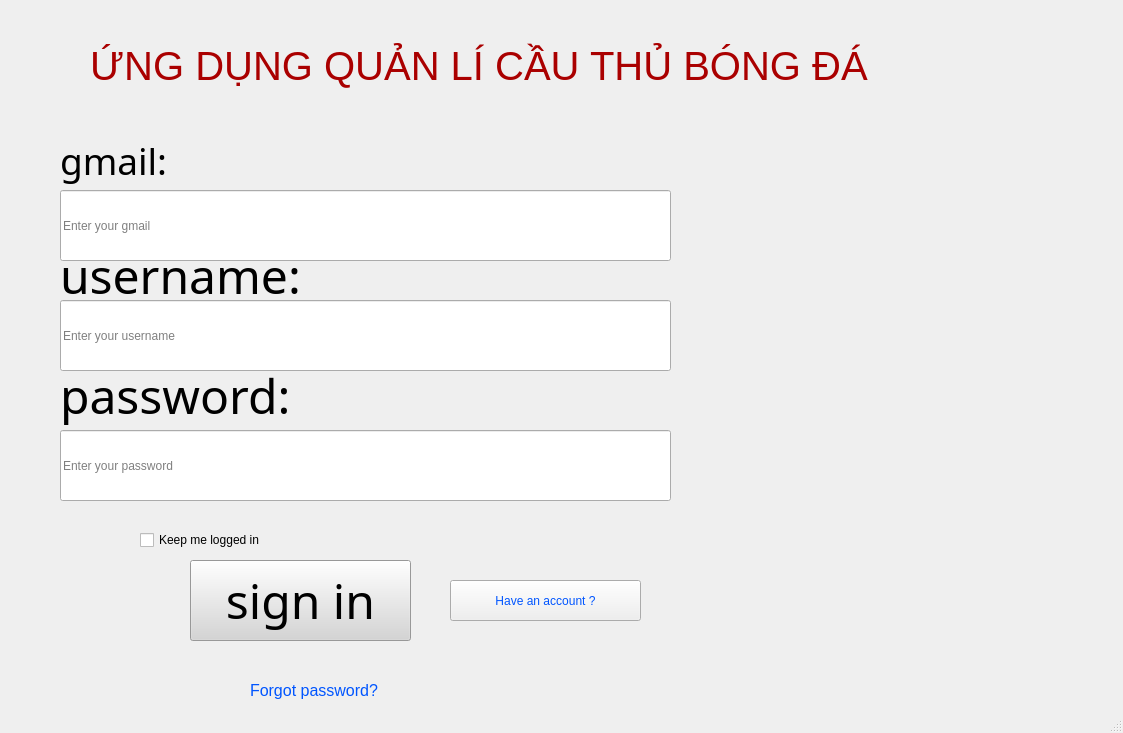
<?xml version="1.0" encoding="UTF-8"?>
<ui version="4.0">
 <class>MainWindow</class>
 <widget class="QMainWindow" name="MainWindow">
  <property name="geometry">
   <rect>
    <x>0</x>
    <y>0</y>
    <width>1123</width>
    <height>733</height>
   </rect>
  </property>
  <property name="windowTitle">
   <string>MainWindow</string>
  </property>
  <widget class="QWidget" name="centralwidget">
   <widget class="QLabel" name="label">
    <property name="geometry">
     <rect>
      <x>60</x>
      <y>230</y>
      <width>491</width>
      <height>91</height>
     </rect>
    </property>
    <property name="font">
     <font>
      <family>Agency FB</family>
      <pointsize>36</pointsize>
      <weight>50</weight>
      <italic>false</italic>
      <bold>false</bold>
      <underline>false</underline>
      <strikeout>false</strikeout>
      <kerning>false</kerning>
     </font>
    </property>
    <property name="text">
     <string>username:</string>
    </property>
   </widget>
   <widget class="QLabel" name="label_2">
    <property name="geometry">
     <rect>
      <x>60</x>
      <y>360</y>
      <width>511</width>
      <height>71</height>
     </rect>
    </property>
    <property name="font">
     <font>
      <family>Agency FB</family>
      <pointsize>36</pointsize>
      <weight>50</weight>
      <bold>false</bold>
     </font>
    </property>
    <property name="mouseTracking">
     <bool>false</bool>
    </property>
    <property name="text">
     <string>password:</string>
    </property>
   </widget>
   <widget class="QPushButton" name="pushButton">
    <property name="geometry">
     <rect>
      <x>190</x>
      <y>560</y>
      <width>221</width>
      <height>81</height>
     </rect>
    </property>
    <property name="font">
     <font>
      <family>Agency FB</family>
      <pointsize>36</pointsize>
     </font>
    </property>
    <property name="styleSheet">
     <string notr="true">color: rgb(0, 0, 0);
background-color: rgb(213, 213, 213);</string>
    </property>
    <property name="text">
     <string>sign in</string>
    </property>
   </widget>
   <widget class="QLabel" name="label_6">
    <property name="geometry">
     <rect>
      <x>250</x>
      <y>670</y>
      <width>191</width>
      <height>41</height>
     </rect>
    </property>
    <property name="font">
     <font>
      <pointsize>12</pointsize>
     </font>
    </property>
    <property name="styleSheet">
     <string notr="true">color: rgb(0, 85, 255);</string>
    </property>
    <property name="text">
     <string>Forgot password?</string>
    </property>
   </widget>
   <widget class="QLabel" name="label_9">
    <property name="geometry">
     <rect>
      <x>60</x>
      <y>130</y>
      <width>191</width>
      <height>61</height>
     </rect>
    </property>
    <property name="font">
     <font>
      <family>Agency FB</family>
      <pointsize>28</pointsize>
     </font>
    </property>
    <property name="text">
     <string>gmail:</string>
    </property>
   </widget>
   <widget class="QLabel" name="label_3">
    <property name="geometry">
     <rect>
      <x>710</x>
      <y>150</y>
      <width>401</width>
      <height>261</height>
     </rect>
    </property>
    <property name="styleSheet">
     <string notr="true">image: url(:/siuu/de-bruyne-mobile-3495-1630061475.jpg);</string>
    </property>
    <property name="text">
     <string/>
    </property>
    <property name="pixmap">
     <pixmap>../image/de-bruyne-mobile-3495-1630061475.jpg</pixmap>
    </property>
    <property name="scaledContents">
     <bool>true</bool>
    </property>
   </widget>
   <widget class="QLabel" name="label_10">
    <property name="geometry">
     <rect>
      <x>90</x>
      <y>0</y>
      <width>971</width>
      <height>131</height>
     </rect>
    </property>
    <property name="font">
     <font>
      <pointsize>30</pointsize>
     </font>
    </property>
    <property name="styleSheet">
     <string notr="true">color: rgb(170, 0, 0);</string>
    </property>
    <property name="text">
     <string>ỨNG DỤNG QUẢN LÍ CẦU THỦ BÓNG ĐÁ</string>
    </property>
   </widget>
   <widget class="QPushButton" name="pushButton_2">
    <property name="geometry">
     <rect>
      <x>450</x>
      <y>580</y>
      <width>191</width>
      <height>41</height>
     </rect>
    </property>
    <property name="styleSheet">
     <string notr="true">
color: rgb(0, 85, 255);</string>
    </property>
    <property name="text">
     <string>Have an account ?</string>
    </property>
   </widget>
   <widget class="QLineEdit" name="lineEdit_2">
    <property name="geometry">
     <rect>
      <x>60</x>
      <y>190</y>
      <width>611</width>
      <height>71</height>
     </rect>
    </property>
    <property name="placeholderText">
     <string>Enter your gmail</string>
    </property>
   </widget>
   <widget class="QLineEdit" name="lineEdit_3">
    <property name="geometry">
     <rect>
      <x>60</x>
      <y>300</y>
      <width>611</width>
      <height>71</height>
     </rect>
    </property>
    <property name="placeholderText">
     <string>Enter your username</string>
    </property>
   </widget>
   <widget class="QLineEdit" name="lineEdit_4">
    <property name="geometry">
     <rect>
      <x>60</x>
      <y>430</y>
      <width>611</width>
      <height>71</height>
     </rect>
    </property>
    <property name="placeholderText">
     <string>Enter your password</string>
    </property>
   </widget>
   <widget class="QCheckBox" name="checkBox">
    <property name="geometry">
     <rect>
      <x>140</x>
      <y>530</y>
      <width>171</width>
      <height>20</height>
     </rect>
    </property>
    <property name="text">
     <string>Keep me logged in</string>
    </property>
   </widget>
  </widget>
  <widget class="QMenuBar" name="menubar">
   <property name="geometry">
    <rect>
     <x>0</x>
     <y>0</y>
     <width>1123</width>
     <height>26</height>
    </rect>
   </property>
  </widget>
  <widget class="QStatusBar" name="statusbar"/>
 </widget>
 <resources>
  <include location="../../../../../qtdesigner/skibidi.qrc"/>
 </resources>
 <connections/>
</ui>
